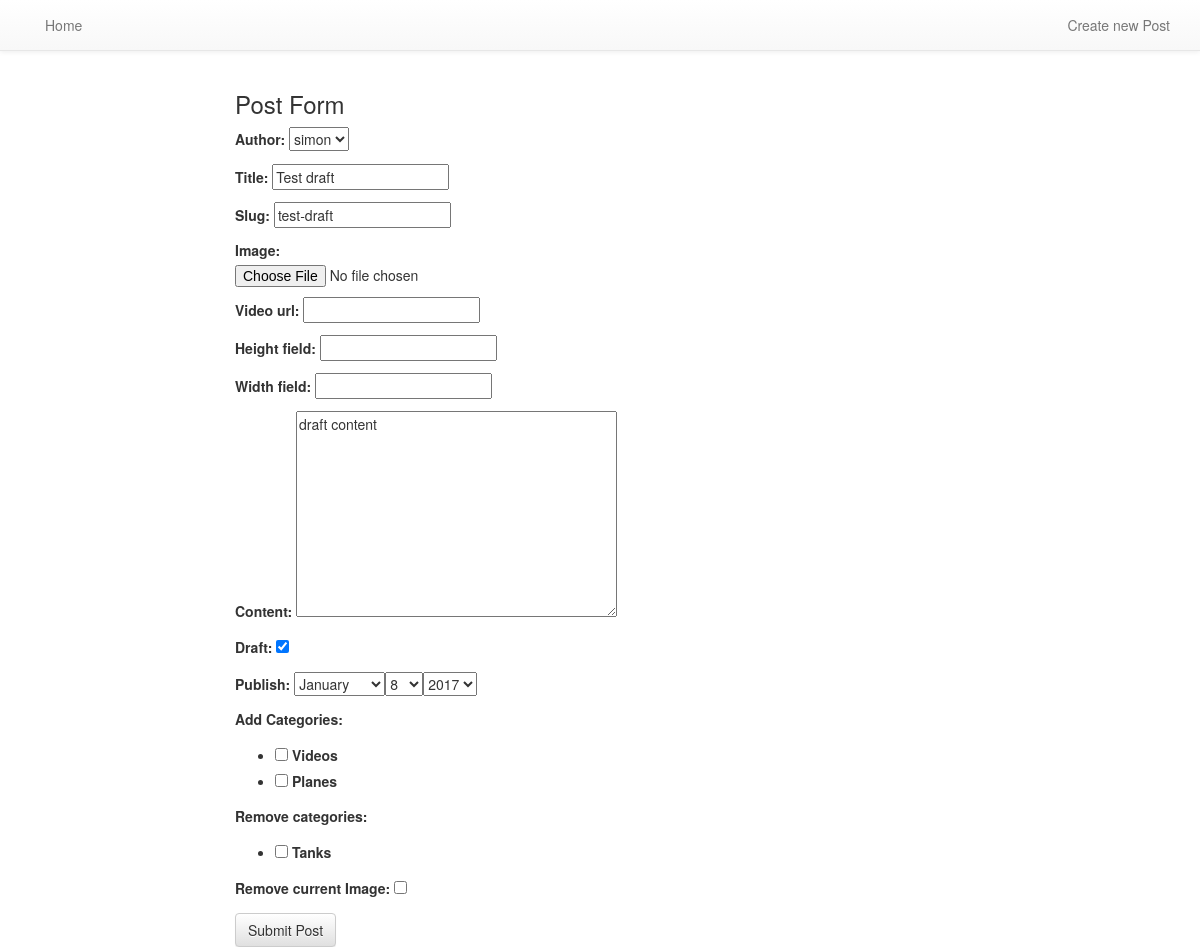
/posts/test-draft/edit/ (signed in), run on an earlier commit of the app's database.
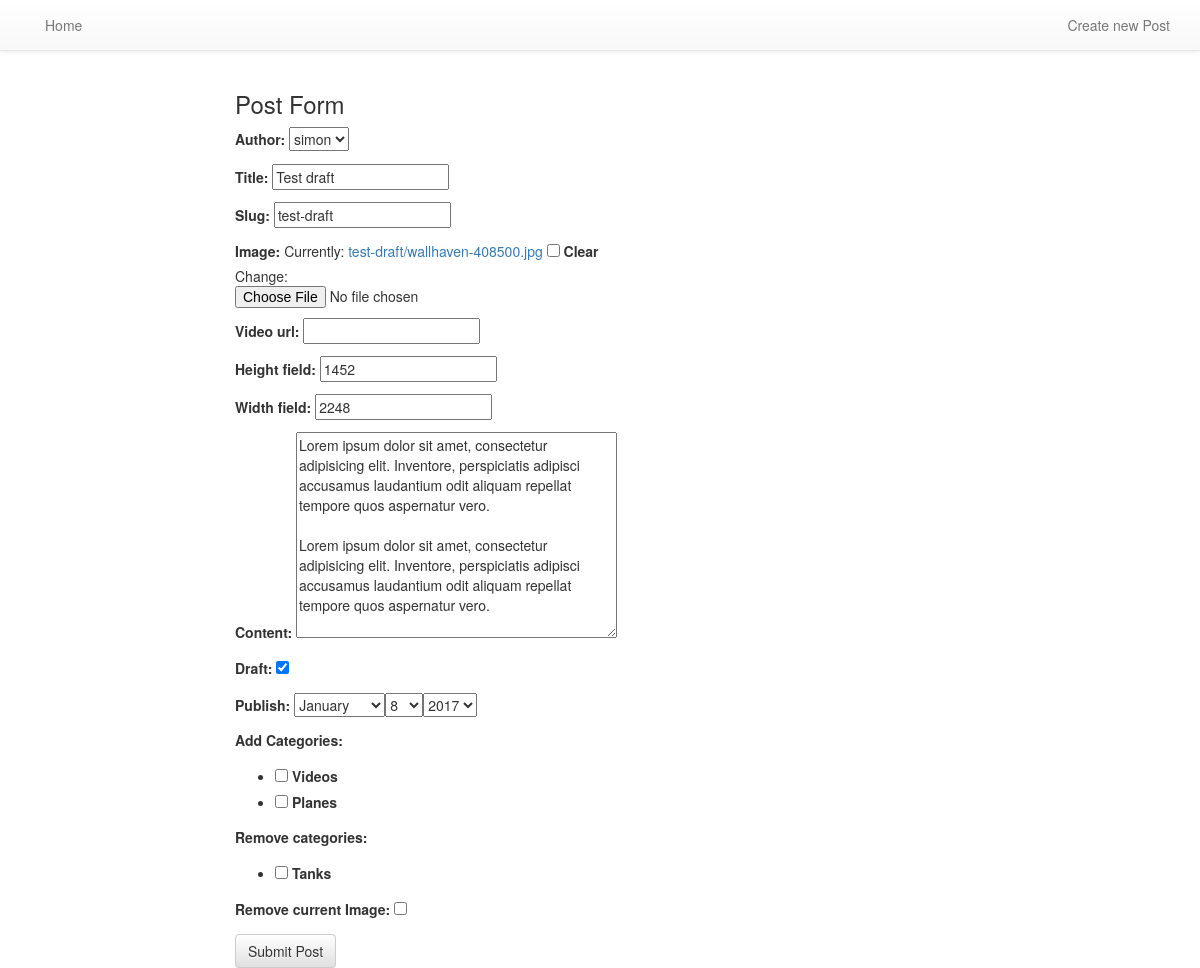
And on a later commit of the database.
### posts/models.py (models this page shows, shortened)
class Post(models.Model):
    author = models.ForeignKey(settings.AUTH_USER_MODEL, default=1)
    title = models.CharField(max_length=120)
    slug = models.SlugField(unique=True)
    image = models.ImageField(upload_to=upload_location, null=True, blank=True, width_field="width_field", height_field="height_field")
    video_url = EmbedVideoField(null=True, blank=True)  # same like models.URLField()
    height_field = models.IntegerField(default=0, null=True, blank=True,)
    width_field = models.IntegerField(default=0, null=True, blank=True,)
    content = models.TextField()
    draft = models.BooleanField(default=False)
    publish = models.DateField(auto_now=False, auto_now_add=False)
    updated = models.DateTimeField(auto_now=True, auto_now_add=False)
    timestamp = models.DateTimeField(auto_now=False, auto_now_add=True)
    categories = models.ManyToManyField(Category, blank=True, null=True, through='CategoryToPost')
    objects = PostManager()
    class Meta:
        ordering = ["-timestamp", "-updated"]

class Category(models.Model):
    title = models.CharField(max_length=120)
    slug = models.SlugField(unique=True)
    def __str__(self):
        return self.title
    class Meta:
        verbose_name_plural = "Categories"

### posts/views.py (the view, shortened to what this page needs)
# urls.py: url(r'^(?P<slug>[\w-]+)/edit/$', post_update, name='update'),
def post_update(request, slug):
    remove_image = False
    if not request.user.is_staff or not request.user.is_superuser:
        raise Http404
    instance = get_object_or_404(Post, slug=slug)
    form = UpdateForm(request.POST or None, request.FILES or None, instance=instance)
    dest = "{0}/{1}".format(settings.MEDIA_ROOT, instance.slug)
    context = {
        "title": "Detail",
        "instance": instance,
        "form": form,
    }
    return render(request, "post_form.html", context)

### templates/post_form.html
{% extends 'base.html' %}
{% block content %}
<div class="col-sm-8 col-sm-offset-2">
    <h3>Post Form</h3>
    <form method="POST" action="" enctype="multipart/form-data">{% csrf_token %}
        {{ form.as_p }}
        <input type="submit" class="btn btn-default" value="Submit Post" />
    </form>
</div>
{% endblock content %}

What changed in the data, as far as the page shows it:
changed Post "simon": height_field (not shown) → "1452"; width_field (not shown) → "2248"; content "draft content" → "Lorem ipsum dolor sit amet, consectetur adipisicing elit. Inventore, perspiciatis adipisci accusamus laudantium odit aliquam repellat tempore quos aspernatur vero. Lorem ipsum dolor sit amet, consectetur adipisicing elit. Inventore, perspiciatis adipisci accusamus laudantium odit aliquam repellat tempore quos aspernatur vero."
Also different on the page:
form field as_p: (not shown) → "☐"
text no longer shown: "Author: Title: Slug: Image: Video url: Height field: Width field: Content: Draft: Publish: Add Categories: Videos Planes Remove categories: Tanks Remove current Image:"
text now shown: "Author: Title: Slug: Image: Currently: test-draft/wallhaven-408500.jpg Clear Change: Video url: Height field: Width field: Content: Draft: Publish: Add Categories: Videos Planes Remove categories: Tanks Remove current Image:"
